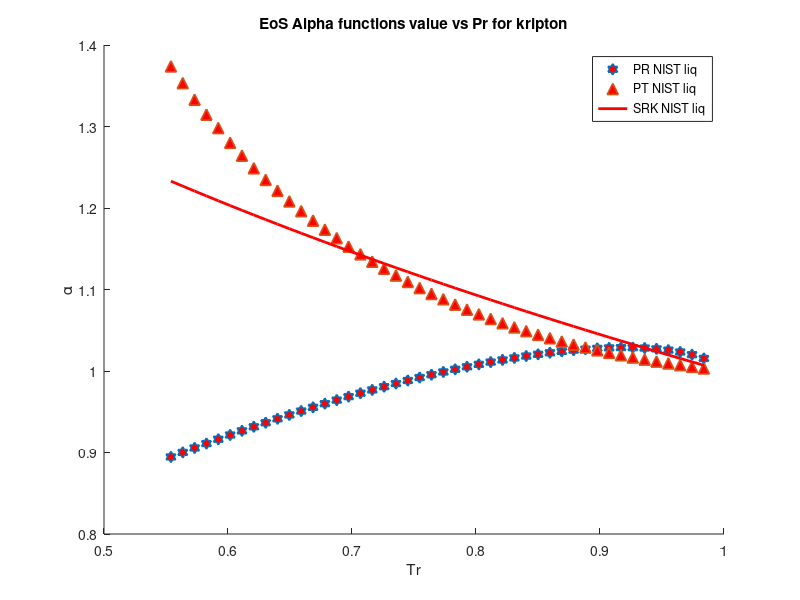

Source code (MATLAB):
clear 
clc
load kripton_sat_data.mat
%alpha PR & SRK for nitrogen
P = P*10^6;
omega = 0.0372; %Acentric factor
Tc = 209.4; %K
Pc = 5500000; %Pa
R = 8.31446 %J/K*mol
Zc = 0.288;
b1 = 0.07780*(R*Tc/Pc);
a1 = 0.45724*(((R^2)*(Tc^2))/Pc);
b2 = 0.08664*(R*Tc/Pc);
a2 = 0.42747*(((R^2)*(Tc^2))/Pc);
omega_c = 1-3*Zc;
omega_b = 0.08446114781;
omega_a = 3*Zc^2+3*(1-2*Zc)*omega_b+omega_b^2+1-3*Zc;
a3 = omega_a*(((R^2)*(Tc^2))/Pc);
b3 = omega_b*(R*Tc/Pc);
c3 = omega_c*(R*Tc/Pc);
T = 116.0; %k
M = 83.798/1000; %kg/mol
S1=0.37464+1.54226*omega-0.26992*omega^2;
S2=0.48508+1.55171*omega-0.176*omega^2;

for i = 1:1:46
   Pr = P/Pc; 
   Tr = T/Tc;
   Tr_list(i)=Tr;
   Vm_liq(i) = M/rho_liq(i);
   Vm_vap(i) = M/rho_vap(i);
   alpha_PT_liq(i) = ((R*T)/(Vm_liq(i)-b3)-P(i))*((Vm_liq(i)^2+b3*Vm_liq(i)+c3*Vm_liq(i)-c3*b3)/a3);
   alpha_PT_vap(i) = ((R*T)/(Vm_vap(i)-b3)-P(i))*((Vm_vap(i)^2+b3*Vm_vap(i)+c3*Vm_vap(i)-c3*b3)/a3);
   alpha_PR_liq(i) = ((R*T)/(Vm_liq(i)-b1)-P(i))*((Vm_liq(i)^2+2*b1*Vm_liq(i)-b1^2)/a1)
   alpha_SRK_liq(i) = ((R*T)/(Vm_liq(i)-b2)-P(i))*((Vm_liq(i)^2+b2*Vm_liq(i))/a2);
   alpha_PR_vap(i) = ((R*T)/(Vm_vap(i)-b1)-P(i))*((Vm_vap(i)^2+2*b1*Vm_vap(i)-b1^2)/a1);
   alpha_SRK_vap(i) = ((R*T)/(Vm_vap(i)-b2)-P(i))*((Vm_vap(i)^2+b2*Vm_vap(i))/a2);
   alpha_soave_PR(i) =(1+S1*(1-sqrt(Tr)))^2;
   alpha_soave_SRK(i) =(1+S2*(1-sqrt(Tr)))^2;
   alpha_Gasem(i) = exp((1.943+0.926*Tr)*(1-(Tr)^0.1441));
%    alpha_twu(i) = (Tr)^(0.081043)*exp(0.915696*(1-(Tr)^(2.61622)));
   Temp(i)=T;
   T = T+2;
end
hold on

 plot(Tr_list,alpha_PR_liq,'h','MarkerSize',8,'MarkerFaceColor','r','LineWidth',1.2)
% plot(Tr_list,alpha_PT_liq,'h','MarkerSize',8,'MarkerFaceColor','g','LineWidth',1.2)
% plot(Tr_list,alpha_SRK_vap,'h','MarkerSize',8,'MarkerFaceColor','m','LineWidth',1.2)
 plot(Tr_list,alpha_PR_vap,'^','MarkerSize',8,'MarkerFaceColor','r','LineWidth',1.2)
% plot(Tr_list,alpha_PT_vap,'^','MarkerSize',8,'MarkerFaceColor','g','LineWidth',1.2)
% plot(Tr_list,alpha_SRK_vap,'^','MarkerSize',8,'MarkerFaceColor','m','LineWidth',1.2)
 plot(Tr_list,alpha_soave_PR,'r','LineWidth',2)
% plot(Tr_list,alpha_soave_SRK,'g','LineWidth',2)
% plot(Tr_list,alpha_Gasem,'b','LineWidth',2)

hold off
legend('PR NIST liq','PT NIST liq','SRK NIST liq','PR NIST vap','PT NIST vap','SRK NIST vapor','Soave PR','Soave SRK','Gasem')
xlabel('Tr')
ylabel('\alpha')
title('EoS Alpha functions value vs Pr for kripton')
% axis([0.6,1,0.8,2.4])
